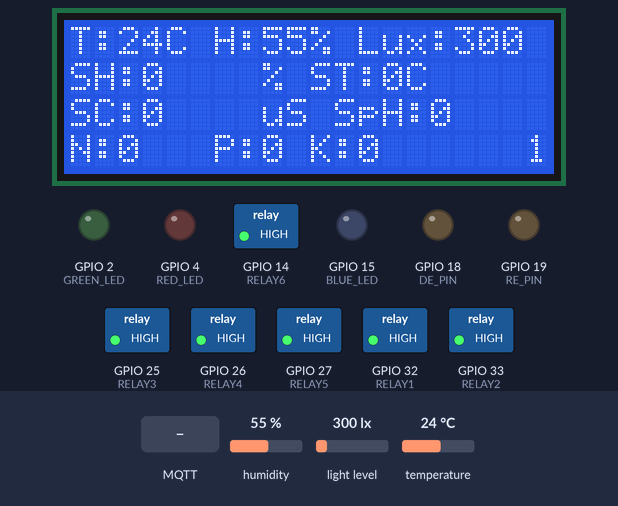
A sketch run on a simulated ESP32. Parts: 20×4 character LCD, switched loads named in the sketch (green lamp = pin HIGH), output pins drawn as LEDs (lit = HIGH). Inputs (shaded band) come from the test bench; at power-on: humidity 55 %, light level 300 lx, temperature 24 °C. WiFi joins after 1.5 s; servers stay silent unless stated; random numbers use the default seed unless the sketch sets one; no MQTT or app messages arrive unless stated; what the sketch prints to the serial monitor is not drawn.

Above: at 7.6 s.
7.7 s: MQTT message "1" arrives on the first subscribed topic
At 12.1 s:
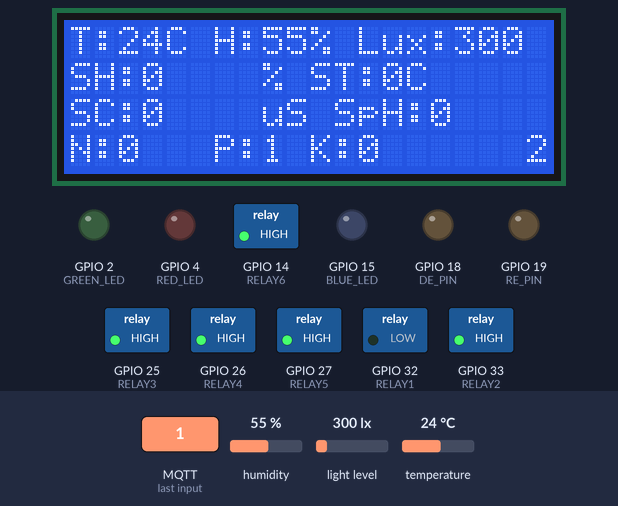
16.7 s: MQTT message "1" arrives on the second subscribed topic
At 20.7 s:
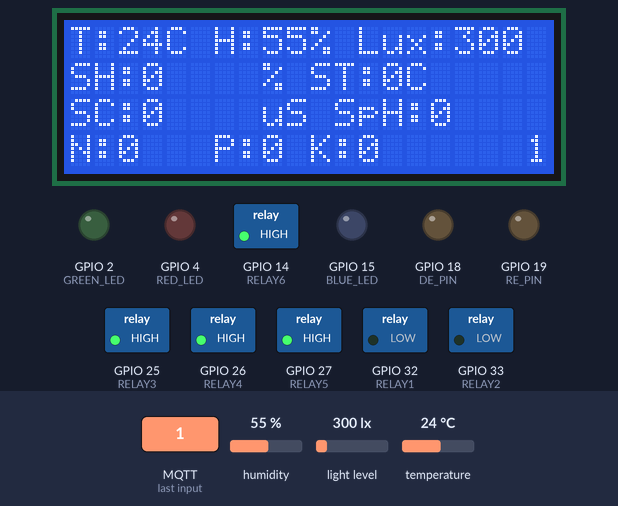
24.9 s: MQTT message "0" arrives on the first subscribed topic
At 28.4 s:
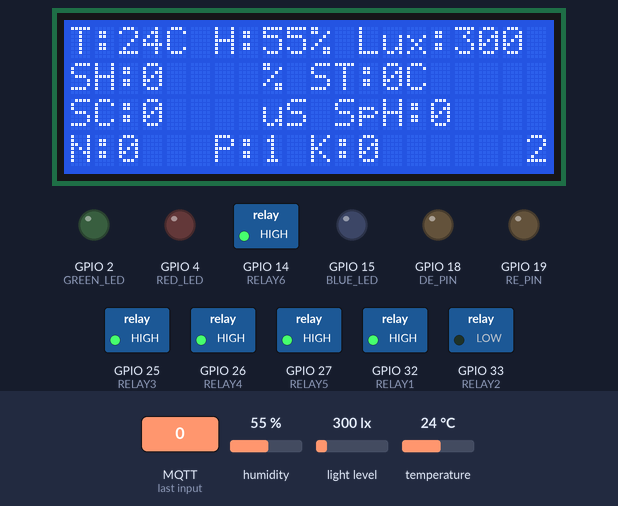
33.3 s: humidity set to 22 %
At 40.9 s:
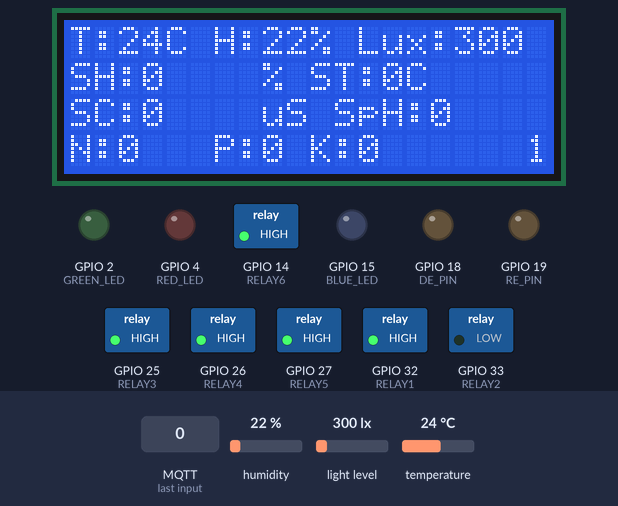
41.5 s: light level set to 40 lx
At 48.6 s:
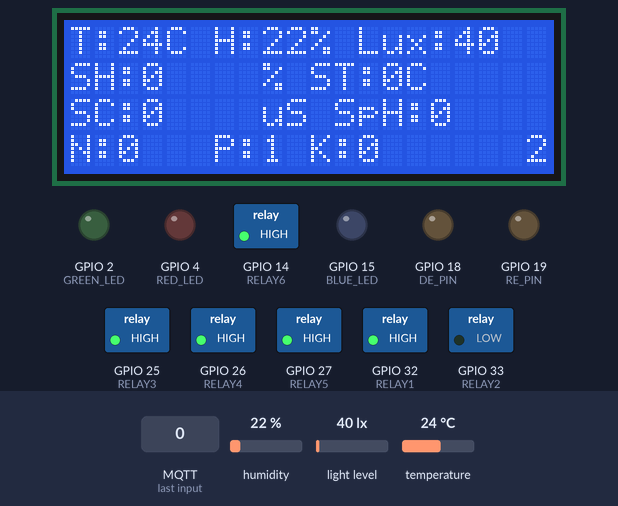
49.6 s: MQTT message "1" arrives on the third subscribed topic
At 53.1 s:
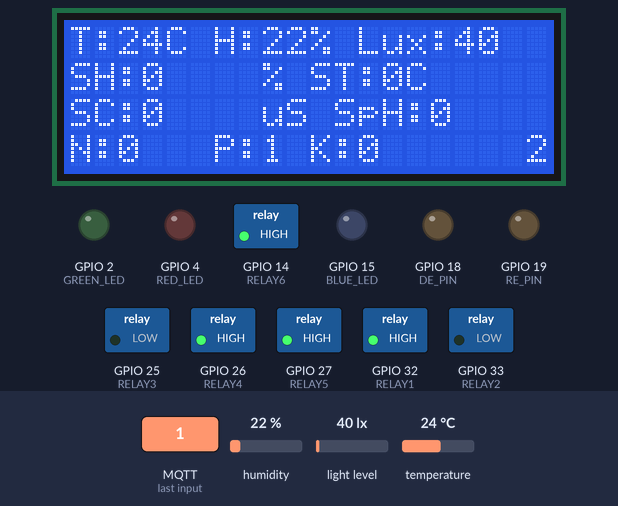
Timing chart, 0 to 54.6 s (numbered marks = the images above; inputs shaded):
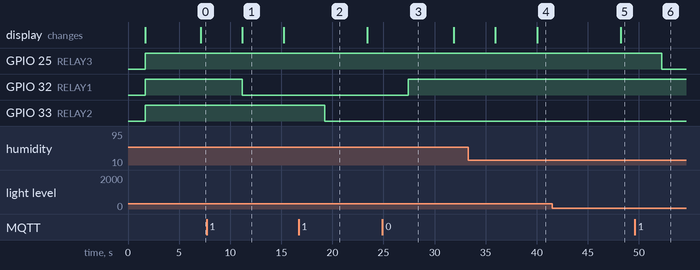

The sketch:

Mfarming_read_rev8.ino
```cpp
#include <BlockNot.h>
#include <DHT.h>
#include <Wire.h>
#include <LiquidCrystal_I2C.h>
#include <PubSubClient.h>
#include <ArduinoJson.h>
#include <BH1750.h>
#include <WiFi.h>
#include <ModbusMaster.h>

// DHT Sensor
#define DHTPIN 23
#define DHTTYPE DHT22
DHT dht(DHTPIN, DHTTYPE);

// BH1750
BH1750 lightMeter;

// ModbusMaster object for NPK sensors
ModbusMaster sensor;

// LED Pins
#define RED_LED 4
#define GREEN_LED 2
#define BLUE_LED 15

// RS485 Pins
#define DE_PIN 18
#define RE_PIN 19
#define DI_PIN 17
#define RO_PIN 16

// Relay Pins
#define RELAY1 32
#define RELAY2 33
#define RELAY3 25
#define RELAY4 26
#define RELAY5 27
#define RELAY6 14

// MQTT settings
const char* wifiName = "SMARTFARMING MODEM";
const char* wifiPass = "smfamodem";
const char* brokerUser = "smartfarming";
const char* brokerPass = "smartfarming";
const char* brokerHost = "54.196.58.97";

// MQTT Topics
const char* topicBHT = "farm/bht";
const char* topicNpk1 = "farm/npk1";
const char* topicNpk2 = "farm/npk2";

const char* topicRelay1 = "relay1"; //valve air
const char* topicRelay2 = "relay2"; //valve nutrisi
const char* topicRelay3 = "relay3";
const char* topicRelay4 = "relay4";
const char* topicRelay5 = "relay5";
const char* topicRelay6 = "relay6";

// WiFi and MQTT clients
WiFiClient espClient;
PubSubClient client(espClient);

// LCD
LiquidCrystal_I2C lcd(0x27, 20, 4);

ModbusMaster sensor1;
ModbusMaster sensor2;

// Sensor data
float lux = 0;
float temperature = 0;
float humidity = 0;

uint16_t sensor1Data[7];
uint16_t sensor2Data[7];

// Timer
BlockNot timer30Detik(30000);
BlockNot timer5Detik(5000);
BlockNot timer10Detik(10000);
BlockNot timer3Detik(3000);

bool statusGantian = true;

// Pre and post transmission for Modbus communication
void preTransmission() {
  digitalWrite(RE_PIN, HIGH);
  digitalWrite(DE_PIN, HIGH);
}

void postTransmission() {
  digitalWrite(RE_PIN, LOW);
  digitalWrite(DE_PIN, LOW);
}

void setup() {
  Serial.begin(9600);
  KoneksiWIFI();
  client.setServer(brokerHost, 1883);
  client.setCallback(callback);

  // RS485 and Modbus setup
  pinMode(DE_PIN, OUTPUT);
  pinMode(RE_PIN, OUTPUT);
  digitalWrite(DE_PIN, LOW);
  digitalWrite(RE_PIN, LOW);

  Serial2.begin(9600, SERIAL_8N1, RO_PIN, DI_PIN);

  // Initialize the first Modbus sensor at address 1
  sensor1.begin(1, Serial2);
  sensor1.preTransmission(preTransmission);
  sensor1.postTransmission(postTransmission);

  // Initialize the second Modbus sensor at address 2
  sensor2.begin(2, Serial2);
  sensor2.preTransmission(preTransmission);
  sensor2.postTransmission(postTransmission);

  // DHT and BH1750 sensor setup
  dht.begin();
  Serial.println("Setup DHT complete, starting communication...");
  Wire.begin();
  lightMeter.begin();
  Serial.println("Setup BH1750 complete, starting communication...");

  // LED setup
  pinMode(RED_LED, OUTPUT);
  pinMode(GREEN_LED, OUTPUT);
  pinMode(BLUE_LED, OUTPUT);

  // LCD setup
  lcd.begin();
  lcd.backlight();
  lcd.setCursor(0, 0);
  lcd.print("Smart Farming Init");

  // Relay setup
  pinMode(RELAY1, OUTPUT);
  pinMode(RELAY2, OUTPUT);
  pinMode(RELAY3, OUTPUT);
  pinMode(RELAY4, OUTPUT);
  pinMode(RELAY5, OUTPUT);
  pinMode(RELAY6, OUTPUT);
  turnOffRelays();  // Ensure all relays are OFF initially
}


void loop() {
  if (!client.connected()) {
    reconnect();
  }
  client.loop();

  // Read sensor data
  readDHT();
  readLight();
  if (timer3Detik.TRIGGERED) {
    readNPK(sensor1, "Sensor 1", sensor1Data);
    readNPK(sensor2, "Sensor 2", sensor2Data);
  }

  // Publish sensor data every 30 seconds
  if (timer30Detik.TRIGGERED) {
    publishData();
    publishDataNPK("Sensor 1", topicNpk1, sensor1Data); // publish data npk1
    publishDataNPK("Sensor 2", topicNpk2, sensor2Data); // publish data npk1
  }

  if (timer5Detik.TRIGGERED) {
    lcd.clear();
    updateLCD();
    npkLCD(1, sensor1Data);
  }

  if (timer10Detik.TRIGGERED) {
    lcd.clear();
    updateLCD();
    npkLCD(2, sensor2Data);
  }
}

// Read data from DHT sensor
void readDHT() {
  temperature = dht.readTemperature();
  humidity = dht.readHumidity();
  Serial.print("Humidity: ");
  Serial.println(humidity);
  Serial.print("Temperature: ");
  Serial.println(temperature);
}

// Read data from BH1750 sensor
void readLight() {
  lux = lightMeter.readLightLevel();
  Serial.print("Light: ");
  Serial.print(lux);
  Serial.println(" lx");
}

// Display sensor readings on LCD
void updateLCD() {
  lcd.setCursor(0, 0);
  lcd.print("T:");
  lcd.print((int)temperature);
  lcd.print("C ");
  lcd.print("H:");
  lcd.print((int)humidity);
  lcd.print("%");

  lcd.setCursor(12, 0);
  lcd.print("Lux:");
  lcd.print((int)lux);
}

void npkLCD(int sensorNumber, uint16_t* data) {
  lcd.setCursor(19, 3);
  lcd.print(sensorNumber);

  lcd.setCursor(0, 1);
  lcd.print("SH:");
  lcd.print(data[0]);
  lcd.setCursor(8, 1);
  lcd.print("% ST:");
  lcd.print(data[1]);
  lcd.print("C ");

  lcd.setCursor(0, 2);
  lcd.print("SC:");
  lcd.print(data[2]);
  lcd.setCursor(8, 2);
  lcd.print("uS SpH:");
  lcd.print(data[3]);

  lcd.setCursor(0, 3);
  lcd.print("N:");
  lcd.print(data[4]);
  lcd.setCursor(5, 3);
  lcd.print(" P:");
  lcd.print(data[12]);
  lcd.print(" K:");
  lcd.print(data[6]);
}
// Publish sensor data to MQTT broker
void publishData() {
  DynamicJsonDocument json(1024);
  json["viciTemperature"] = temperature;
  json["viciHumidity"] = humidity;
  json["viciLuminosity"] = lux;

  char buffer[256];
  size_t n = serializeJson(json, buffer);
  client.publish(topicBHT, buffer, n);
}

void publishDataNPK(const char* sensorName, const char* topic, uint16_t* data) {
  StaticJsonDocument<200> dataNPK;

  dataNPK["npkName"] = sensorName;
  dataNPK["soilHumidity"] = data[0];
  dataNPK["soilTemperature"] = data[1];
  dataNPK["soilConductivity"] = data[2];
  dataNPK["soilPh"] = data[3];
  dataNPK["soilNitrogen"] = data[4];
  dataNPK["soilPhosphorus"] = data[5];
  dataNPK["soilPotassium"] = data[6];

  String jsonNpk;
  serializeJson(dataNPK, jsonNpk);
  client.publish(topic, jsonNpk.c_str());
  Serial.print("Published data to topic: ");
  Serial.println(topic);
  Serial.println(jsonNpk);
}

// Function to handle relay control via MQTT
void callback(char* topic, byte* payload, unsigned int length) {
  String message;
  for (int i = 0; i < length; i++) {
    message += (char)payload[i];
  }

  if (strcmp(topic, topicRelay1) == 0) {
    if (message == "0") {
      digitalWrite(RELAY1, HIGH);
    } else if (message == "1") {
      digitalWrite(RELAY1, LOW);
    }
  } else if (strcmp(topic, topicRelay2) == 0) {
    if (message == "0") {
      digitalWrite(RELAY2, HIGH);
    } else if (message == "1") {
      digitalWrite(RELAY2, LOW);
    }
  } else if (strcmp(topic, topicRelay3) == 0) {
    if (message == "0") {
      digitalWrite(RELAY3, HIGH);
    } else if (message == "1") {
      digitalWrite(RELAY3, LOW);
    }
  } else if (strcmp(topic, topicRelay4) == 0) {
    if (message == "0") {
      digitalWrite(RELAY4, HIGH);
    } else if (message == "1") {
      digitalWrite(RELAY4, LOW);
    }
  } else if (strcmp(topic, topicRelay5) == 0) {
    if (message == "0") {
      digitalWrite(RELAY5, HIGH);
    } else if (message == "1") {
      digitalWrite(RELAY5, LOW);
    }
  } else if (strcmp(topic, topicRelay6) == 0) {
    if (message == "0") {
      digitalWrite(RELAY6, HIGH);
    } else if (message == "1") {
      digitalWrite(RELAY6, LOW);
    }
  }
}

// Connect to WiFi
void KoneksiWIFI() {
  Serial.print("Konek ke: ");
  Serial.println(wifiName);
  WiFi.mode(WIFI_STA);
  WiFi.begin(wifiName, wifiPass);
  while (WiFi.status() != WL_CONNECTED) {
    delay(500);
    Serial.print(".");
  }

  Serial.println();
  Serial.println("WiFi connected");
  Serial.print("IP address: ");
  Serial.println(WiFi.localIP());
}

// Reconnect to MQTT broker
void reconnect() {
  while (!client.connected()) {
    Serial.print("Attempting MQTT connection...");
    String clientId = "SMART FARMING-";
    clientId += String(random(0xffff), HEX);
    if (client.connect(clientId.c_str(), brokerUser, brokerPass)) {
      Serial.println("connected");
      client.subscribe(topicRelay1, 0);
      client.subscribe(topicRelay2, 0);
      client.subscribe(topicRelay3, 0);
      client.subscribe(topicRelay4, 0);
      client.subscribe(topicRelay5, 0);
      client.subscribe(topicRelay6, 0);
    } else {
      Serial.print("failed, rc=");
      Serial.print(client.state());
      Serial.println(" try again in 5 seconds");
      delay(5000);
    }
  }
}

// Turn off all relays
void turnOffRelays() {
  digitalWrite(RELAY1, HIGH);
  digitalWrite(RELAY2, HIGH);
  digitalWrite(RELAY3, HIGH);
  digitalWrite(RELAY4, HIGH);
  digitalWrite(RELAY5, HIGH);
  digitalWrite(RELAY6, HIGH);
}

// Read NPK sensor data
void readNPK(ModbusMaster &sensor, const char* sensorName, uint16_t* data) {
  uint8_t result = sensor.readHoldingRegisters(0x0000, 7);

  if (result == sensor.ku8MBSuccess) {
    data[0] = sensor.getResponseBuffer(0x00);  // Humidity
    data[1] = sensor.getResponseBuffer(0x01);  // Temperature
    data[2] = sensor.getResponseBuffer(0x02);  // Conductivity
    data[3] = sensor.getResponseBuffer(0x03);  // PH
    data[4] = sensor.getResponseBuffer(0x04);  // Nitrogen (N)
    data[5] = sensor.getResponseBuffer(0x05);  // Phosphorus (P)
    data[6] = sensor.getResponseBuffer(0x06);  // Potassium (K)

    Serial.print(sensorName);
    Serial.print(" - Soil Humidity: ");
    Serial.print(data[0] * 0.1);
    Serial.println(" %RH");

    Serial.print(sensorName);
    Serial.print(" - Soil Temperature: ");
    Serial.print(data[1] * 0.1);
    Serial.println(" °C");

    Serial.print(sensorName);
    Serial.print(" - Soil Conductivity: ");
    Serial.print(data[2]);
    Serial.println(" us/cm");

    Serial.print(sensorName);
    Serial.print(" - Soil PH: ");
    Serial.print(data[3] * 0.1);
    Serial.println();

    Serial.print(sensorName);
    Serial.print(" - Nitrogen (N): ");
    Serial.print(data[4]);
    Serial.println(" mg/kg");

    Serial.print(sensorName);
    Serial.print(" - Phosphorus (P): ");
    Serial.print(data[5]);
    Serial.println(" mg/kg");

    Serial.print(sensorName);
    Serial.print(" - Potassium (K): ");
    Serial.print(data[6]);
    Serial.println(" mg/kg");

  } else {
    Serial.print(sensorName);
    Serial.print(" - Failed to read sensor data, Error code: ");
    Serial.println(result);
  }
}
```

Measured:
- after the input at 7.7 s, GPIO 32 (RELAY1): HIGH → LOW after 3.5 s
- after the input at 16.7 s, GPIO 33 (RELAY2): HIGH → LOW after 2.5 s
- after the input at 24.9 s, GPIO 32 (RELAY1): LOW → HIGH after 2.5 s
- after the input at 49.6 s, GPIO 25 (RELAY3): HIGH → LOW after 2.6 s
- what the display in image 1 shows lasts 4.0 s, from 11.2 s to 15.2 s
